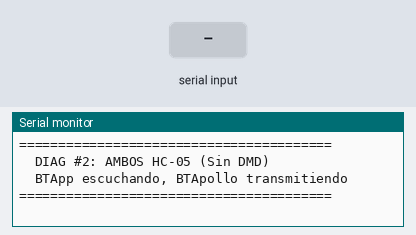
The sketch below on a simulated Arduino Uno, built with avr-gcc and run on an emulated ATmega328P. Parts: the last lines printed to the serial monitor. The inputs (shaded band) are chosen by the test bench.

Above: at 1.3 s.
1.4 s: "1" received over the second serial link
At 1.9 s:
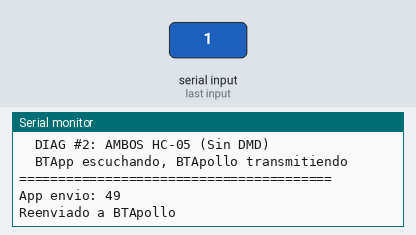
2.9 s: "0" received over the second serial link
At 3.6 s:
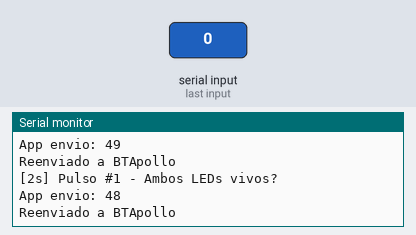
4.4 s: "2" received over the second serial link
At 4.7 s:
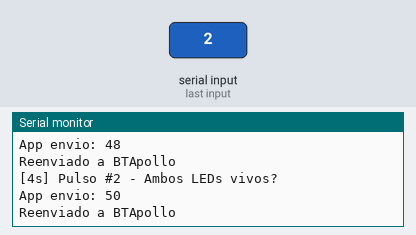

Measured:
- after the input at 1.4 s, the serial monitor: prints a new line at once (image 1)
- after the input at 2.9 s, the serial monitor: prints a new line at once (image 2)
- after the input at 4.4 s, the serial monitor: prints a new line at once (image 3)

The sketch:

DIAG2_AmbosHC05.ino
```cpp
/*=============================================================================
  DIAGNÓSTICO #2: ¿LOS DOS HC-05 CONVIVEN?

  Este sketch activa AMBOS HC-05 pero SIN DMD ni Timer1.
  Si el diag #1 pasó pero este falla → los 2 módulos BT se interfieren.

  INSTRUCCIONES:
  1. Desconecta los paneles DMD
  2. Conecta AMBOS HC-05 (App y Apollo)
  3. Sube este sketch al Arduino MAESTRO
  4. Abre Monitor Serial a 9600
  5. Observa ambos LEDs

  RESULTADO:
  - Si BTApollo muere en ~5s → Los módulos se interfieren entre sí
  - Si ambos viven → El problema es la interacción con el DMD/Timer1
    Pasa al diagnóstico #3.
=============================================================================*/

#include <SoftwareSerial.h>

SoftwareSerial BTApp(4, 5);      // RX:4, TX:5
SoftwareSerial BTApollo(2, 3);   // RX:2, TX:3

void setup() {
  Serial.begin(9600);
  BTApollo.begin(9600);
  BTApp.begin(9600);
  BTApp.listen();  // Igual que en tu código real

  Serial.println(F("========================================"));
  Serial.println(F("  DIAG #2: AMBOS HC-05 (Sin DMD)"));
  Serial.println(F("  BTApp escuchando, BTApollo transmitiendo"));
  Serial.println(F("========================================"));
}

void loop() {
  static unsigned long ultimo = 0;
  static int contador = 0;

  // Simular recepción de la app
  if (BTApp.available()) {
    byte raw = BTApp.read();
    Serial.print(F("App envio: "));
    Serial.println(raw);

    // Reenviar a esclavo (como hace tu código real)
    BTApollo.write(raw);
    Serial.println(F("Reenviado a BTApollo"));
  }

  if (millis() - ultimo >= 2000) {
    ultimo = millis();
    contador++;

    BTApollo.write((byte)254);

    Serial.print(F("["));
    Serial.print(millis() / 1000);
    Serial.print(F("s] Pulso #"));
    Serial.print(contador);
    Serial.println(F(" - Ambos LEDs vivos?"));
  }
}
```
